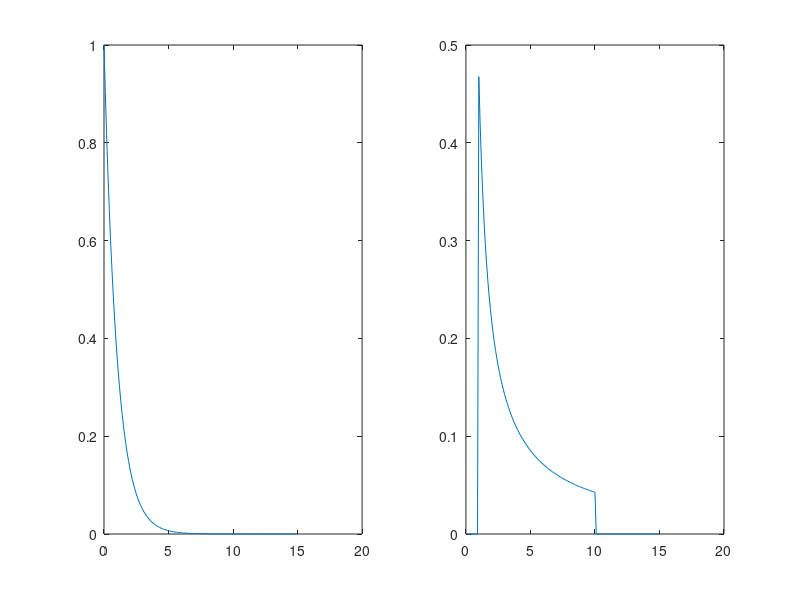

Here is the MATLAB script that generated this plot:
%% Problem 1: exp-pdf
dx = 0.1;
x = 0:dx:15;
mu = 1;
y = exppdf(x, mu);
subplot(1, 2, 1);
plot(x, y);

%% Problem 1: lambda-plot
lambda = 0.4267;
f = (lambda*exp(-x/lambda)+lambda./x).*(x >= 1 & x <= 10);
subplot(1, 2, 2);
plot(x, f);

% Exponentialfördelningen har täthetsfunktionen λe^(-λx). 
% λ-fördelningen har inverterat λ i exponenten och adderat λ/x till
% täthetsfunktionen. Alltså är λ-fördelningen ungefär exponentialfördelad, med
% en viss förskjutning λ/x. Alltså är λ-fördelningen ungefär
% exponentialfördelad.
